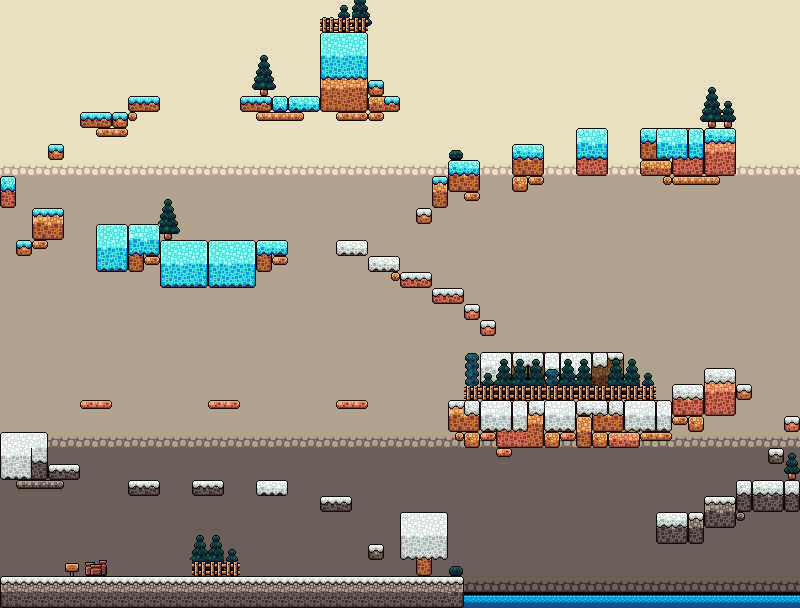

This is a level from a 2D game, rendered from its Tiled map with the project's own tilesets. A one-line summary and the map file follow, with tile-layer data summarised:
An orthogonal 50x38 tile map with 16x16 px tiles, 5 tile layers (BackGround, Ground_z0_rock, Ground_z1_snow, Decors_z0, ...), 10 tilesets and 95 objects (pot, water).

<map version="1.10" tiledversion="1.10.2" orientation="orthogonal" renderorder="left-up" width="50" height="38" tilewidth="16" tileheight="16" infinite="0" nextlayerid="17" nextobjectid="221">
 <editorsettings>
  <export target="winter_map.lua" format="lua" />
 </editorsettings>
 <tileset firstgid="1" source="winter.tsx" />
 <tileset firstgid="281" source="sky.tsx" />
 <tileset firstgid="309" source="Collider.tsx" />
 <tileset firstgid="310" source="staticObjects.tsx" />
 <tileset firstgid="472" source="ground.tsx" />
 <tileset firstgid="632" source="coin.tsx" />
 <tileset firstgid="644" source="Mushroom_4.tsx" />
 <tileset firstgid="648" source="triggers.tsx" />
 <tileset firstgid="664" source="nature.tsx" />
 <tileset firstgid="741" source="spring.tsx" />
 <layer id="2" name="BackGround" width="50" height="38" locked="1">
  <data>[1900 cells, 1900 non-empty, 8 distinct tile ids]</data>
 </layer>
 <layer id="1" name="Ground_z0_rock" width="50" height="38" locked="1">
  <data>[1900 cells, 320 non-empty, 79 distinct tile ids]</data>
 </layer>
 <layer id="5" name="Ground_z1_snow" width="50" height="38" locked="1">
  <data>[1900 cells, 194 non-empty, 45 distinct tile ids]</data>
 </layer>
 <layer id="13" name="Decors_z0" width="50" height="38" locked="1">
  <data>[1900 cells, 80 non-empty, 15 distinct tile ids]</data>
 </layer>
 <layer id="4" name="Decors_z1" width="50" height="38" locked="1">
  <data>[1900 cells, 24 non-empty, 7 distinct tile ids]</data>
 </layer>
 <objectgroup color="#80ff0000" id="9" name="ColliderShape" locked="1">
  <properties>
   <property name="isCollider" type="bool" value="true" />
  </properties>
  <object id="3" x="0" y="576" width="464" height="32">
   <properties>
    <property name="friction" type="float" value="0.5" />
    <property name="isGround" type="bool" value="true" />
   </properties>
  </object>
  <object id="5" x="448" y="400" width="224" height="48">
   <properties>
    <property name="friction" type="float" value="0.5" />
    <property name="isGround" type="bool" value="true" />
   </properties>
  </object>
  <object id="7" x="672" y="384" width="32" height="48">
   <properties>
    <property name="friction" type="float" value="0.5" />
    <property name="isGround" type="bool" value="true" />
   </properties>
  </object>
  <object id="8" x="704" y="368" width="32" height="48">
   <properties>
    <property name="friction" type="float" value="0.5" />
    <property name="isGround" type="bool" value="true" />
   </properties>
  </object>
  <object id="9" x="480" y="352" width="144" height="16">
   <properties>
    <property name="friction" type="float" value="0.5" />
    <property name="isGround" type="bool" value="true" />
   </properties>
  </object>
  <object id="10" x="640" y="128" width="96" height="48">
   <properties>
    <property name="friction" type="float" value="0" />
    <property name="isGround" type="bool" value="true" />
   </properties>
  </object>
  <object id="12" x="576" y="128" width="32" height="48">
   <properties>
    <property name="friction" type="float" value="0" />
    <property name="isGround" type="bool" value="true" />
   </properties>
  </object>
  <object id="13" x="512" y="144" width="32" height="48">
   <properties>
    <property name="friction" type="float" value="0" />
    <property name="isGround" type="bool" value="true" />
   </properties>
  </object>
  <object id="15" x="448" y="160" width="32" height="32">
   <properties>
    <property name="friction" type="float" value="0" />
    <property name="isGround" type="bool" value="true" />
   </properties>
  </object>
  <object id="16" x="336" y="240" width="32" height="16">
   <properties>
    <property name="friction" type="float" value="0.5" />
    <property name="isGround" type="bool" value="true" />
   </properties>
  </object>
  <object id="17" x="368" y="256" width="32" height="16">
   <properties>
    <property name="friction" type="float" value="0.5" />
    <property name="isGround" type="bool" value="true" />
   </properties>
  </object>
  <object id="18" x="400" y="272" width="32" height="16">
   <properties>
    <property name="friction" type="float" value="0.5" />
    <property name="isGround" type="bool" value="true" />
   </properties>
  </object>
  <object id="19" x="432" y="288" width="32" height="16">
   <properties>
    <property name="friction" type="float" value="0.5" />
    <property name="isGround" type="bool" value="true" />
   </properties>
  </object>
  <object id="20" x="464" y="304" width="16" height="16">
   <properties>
    <property name="friction" type="float" value="0.5" />
    <property name="isGround" type="bool" value="true" />
   </properties>
  </object>
  <object id="21" x="320" y="32" width="48" height="80">
   <properties>
    <property name="friction" type="float" value="0" />
    <property name="isGround" type="bool" value="true" />
   </properties>
  </object>
  <object id="22" x="240" y="96" width="80" height="16">
   <properties>
    <property name="friction" type="float" value="0" />
    <property name="isGround" type="bool" value="true" />
   </properties>
  </object>
  <object id="24" x="368" y="544" width="16" height="16">
   <properties>
    <property name="friction" type="float" value="0.5" />
    <property name="isGround" type="bool" value="true" />
   </properties>
  </object>
  <object id="25" x="320" y="496" width="32" height="16">
   <properties>
    <property name="friction" type="float" value="0.5" />
    <property name="isGround" type="bool" value="true" />
   </properties>
  </object>
  <object id="26" x="256" y="480" width="32" height="16">
   <properties>
    <property name="friction" type="float" value="0.5" />
    <property name="isGround" type="bool" value="true" />
   </properties>
  </object>
  <object id="27" x="192" y="480" width="32" height="16">
   <properties>
    <property name="friction" type="float" value="0.5" />
    <property name="isGround" type="bool" value="true" />
   </properties>
  </object>
  <object id="28" x="128" y="480" width="32" height="16">
   <properties>
    <property name="friction" type="float" value="0.5" />
    <property name="isGround" type="bool" value="true" />
   </properties>
  </object>
  <object id="29" x="48" y="464" width="32" height="16">
   <properties>
    <property name="friction" type="float" value="0.5" />
    <property name="isGround" type="bool" value="true" />
   </properties>
  </object>
  <object id="30" x="0" y="432" width="48" height="48">
   <properties>
    <property name="friction" type="float" value="0.5" />
    <property name="isGround" type="bool" value="true" />
   </properties>
  </object>
  <object id="31" x="656" y="512" width="48" height="32">
   <properties>
    <property name="friction" type="float" value="0.5" />
    <property name="isGround" type="bool" value="true" />
   </properties>
  </object>
  <object id="32" x="704" y="496" width="32" height="32">
   <properties>
    <property name="friction" type="float" value="0.5" />
    <property name="isGround" type="bool" value="true" />
   </properties>
  </object>
  <object id="33" x="736" y="480" width="64" height="32">
   <properties>
    <property name="friction" type="float" value="0.5" />
    <property name="isGround" type="bool" value="true" />
   </properties>
  </object>
  </objectgroup>
 <objectgroup id="12" name="Items" locked="1">
  <!-- 49 objects omitted --></objectgroup>
 <objectgroup id="14" name="Mobs" locked="1">
  <!-- 10 objects omitted --></objectgroup>
 <objectgroup id="15" name="Triggers" locked="1">
  <!-- 7 objects omitted --></objectgroup>
 <objectgroup id="16" name="Events" locked="1">
  <!-- 1 objects omitted --></objectgroup>
</map>
<!-- 69 of 95 objects omitted -->
